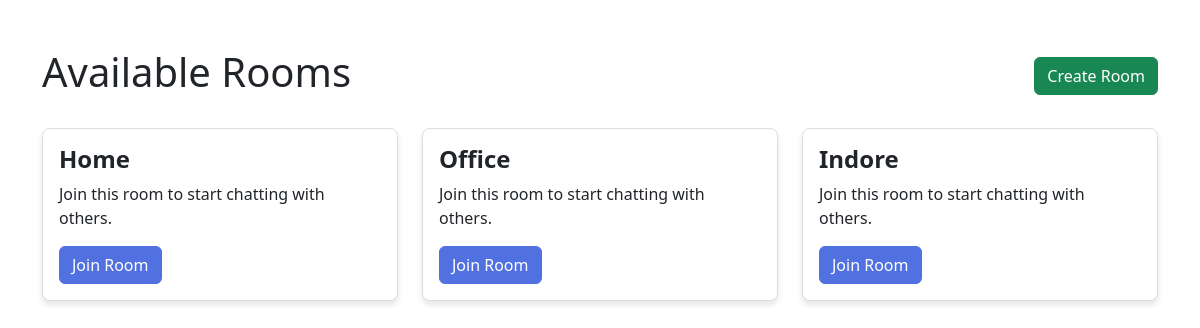
The app's page /api/rooms/ (signed in) with its own data.
### r_chat/models.py (models this page shows, shortened)
class Room(models.Model):
    name = models.CharField(max_length=100)
    slug = models.SlugField(unique=True, blank=True)

### r_chat/views.py (the view)
# urls.py: path('rooms/', rooms, name='rooms'),
@login_required(login_url="/accounts/login/")
def rooms(request):
    rooms=Room.objects.all()
    return render(request, "chat/rooms.html",{"rooms":rooms})

### templates/chat/rooms.html (shortened to what this page needs)
{% extends "base.html" %}
{% block content %}
<div class="container mt-5">
    <div class="d-flex justify-content-between align-items-center mb-4">
        <h1>Available Rooms</h1>
        <button id="createRoomBtn" class="btn btn-success">Create Room</button>
    </div>
    <div id="roomList">
        {% if rooms %}
        <div class="row">
            {% for room in rooms %}
            <div class="col-md-4 col-sm-6 mb-4">
                <div class="card">
                    <div class="card-body">
                        <h5 class="card-title text-capitalize">{{ room.name }}</h5>
                        <p class="card-text">Join this room to start chatting with others.</p>
                        <a href="{% url 'room' room.slug %}" class="btn btn-primary">Join Room</a>
                    </div>
                </div>
            </div>
            {% endfor %}
        </div>
        {% else %}
        <div class="alert alert-warning">
            <h4 class="mb-0">No rooms available.</h4>
        </div>
        {% endif %}
    </div>
</div>
{% endblock %}

### templates/chat/rooms.html (style rules this page uses)
.card { border: 1px solid #ddd; border-radius: 8px; box-shadow: 0 4px 6px rgba(0, 0, 0, 0.1); transition: transform 0.2s ease-in-out; }
.card-title { font-size: 1.5rem; font-weight: bold; }
.btn-primary { background-color: #5271e1; border-color: #5271e1; }

### records on screen
Room: name "Home"
Room: name "Office"
Room: name "Indore"
